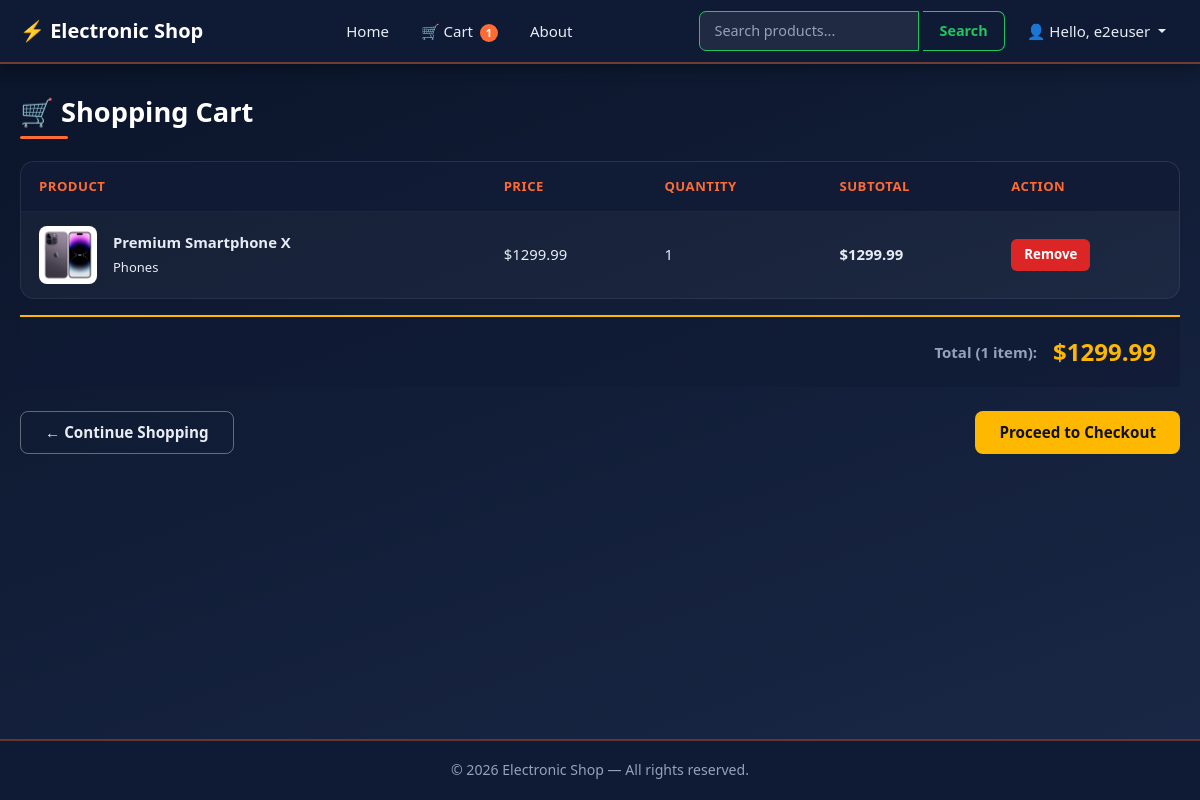
Page /cart/ (signed in) on the committed database.
### shop/models.py (models this page shows, shortened)
class CartItem(models.Model):
    cart = models.ForeignKey(Cart, on_delete=models.CASCADE, related_name='items')
    product = models.ForeignKey(Product, on_delete=models.CASCADE)
    quantity = models.PositiveIntegerField(default=1)
    class Meta:
        unique_together = ('cart', 'product')
    @property
    def subtotal(self):
        return self.quantity * self.product.price

class Product(models.Model):
    category = models.ForeignKey(
        Category, on_delete=models.CASCADE, related_name='products'
    )
    name = models.CharField(max_length=200)
    slug = models.SlugField(unique=True, blank=True)
    price = models.DecimalField(max_digits=10, decimal_places=2)
    description = models.TextField(blank=True)
    key_features = models.TextField(blank=True)
    image = models.ImageField(upload_to='products/')
    stock = models.PositiveIntegerField(default=10)
    created_at = models.DateTimeField(auto_now_add=True)
    updated_at = models.DateTimeField(auto_now=True)
    def get_absolute_url(self):
        return reverse('shop:product_detail', kwargs={'slug': self.slug})

class Category(models.Model):
    name = models.CharField(max_length=200, unique=True)
    slug = models.SlugField(unique=True, blank=True)
    description = models.TextField(blank=True)
    image = models.ImageField(upload_to='categories/', blank=True)
    class Meta:
        verbose_name_plural = 'Categories'

class Cart(models.Model):
    user = models.OneToOneField(
        settings.AUTH_USER_MODEL, on_delete=models.CASCADE, related_name='cart'
    )
    created_at = models.DateTimeField(auto_now_add=True)
    @property
    def total_price(self):
        return sum(item.subtotal for item in self.items.all())
    @property
    def total_items(self):
        return sum(item.quantity for item in self.items.all())

### shop/views.py (the view)
# urls.py: path('cart/', views.CartView.as_view(), name='cart'),
class CartView(LoginRequiredMixin, TemplateView):
    template_name = 'shop/cart.html'
    def get_context_data(self, **kwargs):
        ctx = super().get_context_data(**kwargs)
        cart, _ = Cart.objects.get_or_create(user=self.request.user)
        ctx['cart'] = cart
        ctx['items'] = cart.items.select_related('product__category').all()
        return ctx

### shop/context_processors.py (called while the page is built)
def cart_count(request):
    if request.user.is_authenticated:
        try:
            return {'cart_count': request.user.cart.total_items}
        except Cart.DoesNotExist:
            pass
    return {'cart_count': 0}

### templates/shop/cart.html (shortened to what this page needs)
{% extends 'base.html' %}
{% block content %}
<h2 class="section-title">🛒 Shopping Cart</h2>
{% if items %}
<div class="cart-table-wrap mb-3">
    <table>
        <thead>
            <tr>
                <th>Product</th>
                <th>Price</th>
                <th>Quantity</th>
                <th>Subtotal</th>
                <th>Action</th>
            </tr>
        </thead>
        <tbody>
            {% for item in items %}
            <tr>
                <td>
                    <div class="d-flex align-items-center gap-3">
                        {% if item.product.image %}
                        <img src="{{ item.product.image.url }}"
                             class="cart-product-img" alt="{{ item.product.name }}">
                        {% endif %}
                        <div>
                            <a href="{{ item.product.get_absolute_url }}"
                               style="color:var(--accent); font-weight:600; text-decoration:none;">
                                {{ item.product.name }}
                            </a>
                            <br>
                            <small style="color:var(--text-muted);">{{ item.product.category.name }}</small>
                        </div>
                    </div>
                </td>
                <td>${{ item.product.price }}</td>
                <td>{{ item.quantity }}</td>
                <td style="color:var(--accent); font-weight:700;">${{ item.subtotal }}</td>
                <td>
                    <form method="POST" action="{% url 'shop:remove_from_cart' item.id %}">
                        <button type="submit" class="btn-danger-sm">Remove</button>
                    </form>
                </td>
            </tr>
            {% endfor %}
        </tbody>
    </table>
</div>
<div class="cart-total-row">
    <span class="cart-total-label">Total ({{ cart.total_items }} item{{ cart.total_items|pluralize }}):</span>
    <span class="cart-total-value">${{ cart.total_price }}</span>
</div>
<div class="d-flex justify-content-between mt-4">
    <a href="{% url 'shop:home' %}" class="btn-outline-light px-4 py-2 text-decoration-none">
        ← Continue Shopping
    </a>
    <button class="btn-accent px-4 py-2">Proceed to Checkout</button>
</div>
{% endif %}
{% endblock %}

### templates/base.html (shortened to what this page needs)
{% load static %}
<!DOCTYPE html>
<html lang="sq">
<head>
    <link href="https://cdn.jsdelivr.net/npm/bootstrap@5.3.3/dist/css/bootstrap.min.css" rel="stylesheet">
    <link rel="stylesheet" href="{% static 'css/style.css' %}">
</head>
<body>
<nav class="navbar navbar-expand-lg">
    <div class="container">
        <a class="navbar-brand" href="{% url 'shop:home' %}">⚡ Electronic Shop</a>
        <div class="collapse navbar-collapse" id="navMain">
            <ul class="navbar-nav mx-auto align-items-lg-center gap-1">
                <li class="nav-item">
                    <a class="nav-link" href="{% url 'shop:home' %}">Home</a>
                </li>
                <li class="nav-item">
                    <a class="nav-link" href="{% url 'shop:cart' %}">
                        🛒 Cart
                        {% if cart_count > 0 %}<span class="cart-badge">{{ cart_count }}</span>{% endif %}
                    </a>
                </li>
                <li class="nav-item">
                    <a class="nav-link" href="{% url 'shop:about' %}">About</a>
                </li>
            </ul>
            <div class="navbar-right d-flex align-items-center gap-2">
                <form class="d-flex" method="GET" action="{% url 'shop:search' %}">
                    <input class="search-input me-1"
                           type="search" name="q"
                           placeholder="Search products..."
                           value="{{ request.GET.q }}">
                    <button class="btn-search" type="submit">Search</button>
                </form>
                {% if user.is_authenticated %}
                    <div class="nav-item dropdown">
                        <a class="nav-link dropdown-toggle" href="#"
                           role="button" data-bs-toggle="dropdown">
                            👤 Hello, {{ user.username }}
                        </a>
                    </div>
                {% else %}
                    <a class="nav-link" href="{% url 'accounts:login' %}">Login</a>
                    <a class="btn-register text-decoration-none"
                       href="{% url 'accounts:register' %}">Register</a>
                {% endif %}
            </div>
        </div>
    </div>
</nav>
<main class="main-content">
    <div class="container">
        {% block content %}{% endblock %}
    </div>
</main>
<footer class="footer">
    <div class="container">
        <p class="mb-0">&copy; 2026 Electronic Shop &mdash; All rights reserved.</p>
    </div>
</footer>
</body>
</html>

### rows in the picture
CartItem: product.image (picture), product.name "Premium Smartphone X", product.category.name "Phones", product.price "1299.99", quantity "1", subtotal "1299.99"
Cart: total_items "1", total_price "1299.99"

### other values in the picture
{{ cart_count }} "1"
{{ user.username }} "e2euser"
